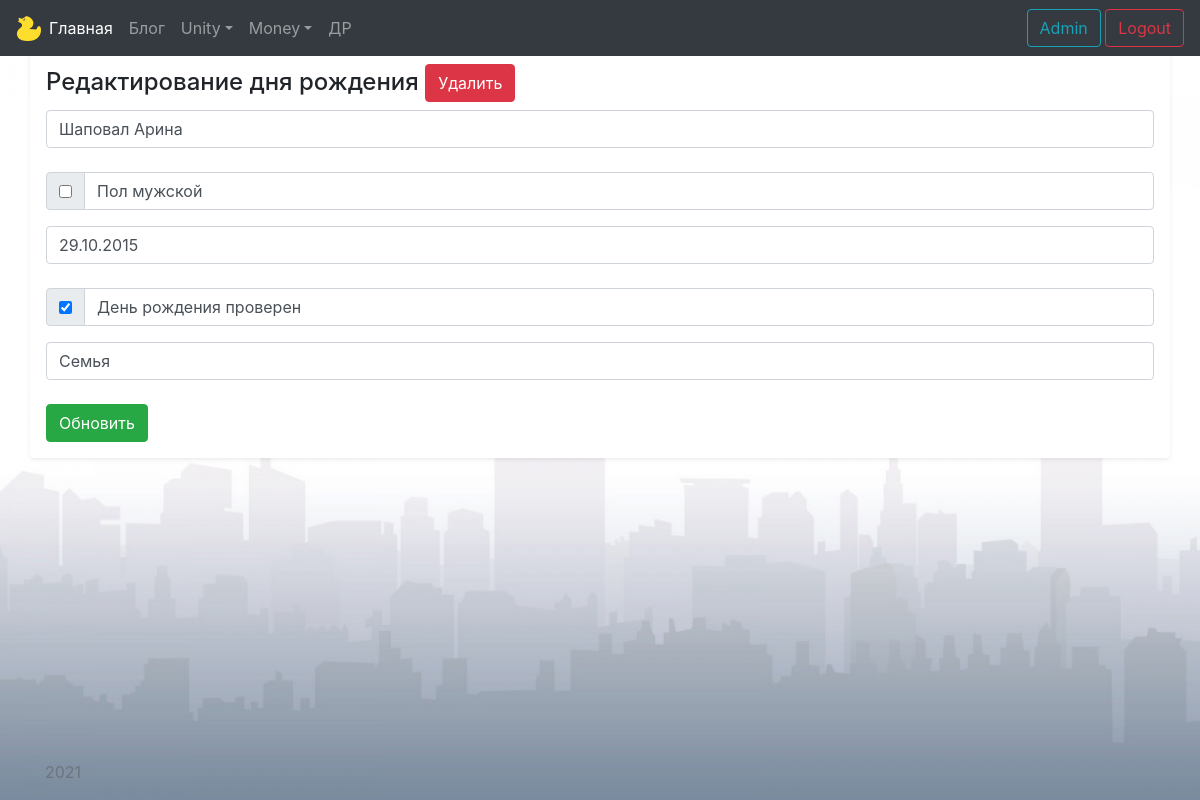
The app's page /birthdays/74/update (signed in) with its own data.
### models/birthday.py (models this page shows)
class Birthday(db.Model):
    id = db.Column(db.Integer, primary_key=True)
    name = db.Column(db.String(100), nullable=False)
    male = db.Column(db.Boolean, default=True)
    birth_day = db.Column(db.Integer)
    birth_month = db.Column(db.Integer)
    birth_year = db.Column(db.Integer)
    birthday_checked = db.Column(db.Boolean, default=False)
    comment = db.Column(db.Text)

### views/birthday.py (the view)
@app.route('/birthdays/<int:birthday_id>/update', methods=['POST', 'GET'])
@login_required
def birthday_update(birthday_id):
    birthday = Birthday.query.get(birthday_id)
    if request.method == 'POST':
        birthday.name = request.form['name']
        birthday.male = True if request.form.getlist('male') else False
        birthday_list = request.form['birthday'].split('.')
        birthday.birth_day = int(birthday_list[0])
        birthday.birth_month = int(birthday_list[1])
        birthday.birth_year = int(birthday_list[2])
        birthday.birthday_checked = True if request.form.getlist('birthday_checked') else False
        birthday.comment = request.form['comment']
        try:
            db.session.commit()
            return redirect('/birthdays/all')
        except:
            return "When birthday updating rise exception"
    else:
        return render_template('birthdays/birthday_update.html', birthday=birthday)

### templates/birthdays/birthday_update.html (shortened to what this page needs)
{% extends 'base.html' %}
{% block body %}
<div class="container pt-5 my-3 p-3 bg-white rounded shadow-sm">
    <h4>Редактирование дня рождения
    <a href="/birthdays/{{ birthday.id }}/del" class="btn btn-danger">Удалить</a></h4>
    <form method="post">
        <input type="text" id="name" name="name" class="form-control" value="{{ birthday.name }}"><br>
        <div class="input-group mb-3">
            <div class="input-group-prepend">
                <div class="input-group-text">
                    {% if birthday.male == 1 %}
                    <input type="checkbox" id="male" name="male" value="male" checked>
                    {% else %}
                    <input type="checkbox" id="male" name="male" value="male">
                    {% endif %}
                </div>
            </div>
            <label class="form-control">Пол мужской</label>
        </div>
        <input type="text" id="birthday" name="birthday" class="form-control"
               value="{{ birthday.birth_day }}.{{ birthday.birth_month }}.{{ birthday.birth_year }}"><br>
        <div class="input-group mb-3">
            <div class="input-group-prepend">
                <div class="input-group-text">
                    {% if birthday.birthday_checked == 1 %}
                    <input type="checkbox" id="birthday_checked" name="birthday_checked" value="birthday_checked" checked>
                    {% else %}
                    <input type="checkbox" id="birthday_checked" name="birthday_checked" value="birthday_checked">
                    {% endif %}
                </div>
            </div>
            <label class="form-control">День рождения проверен</label>
        </div>
        <input type="text" id="comment" name="comment" class="form-control" value="{{ birthday.comment }}"><br>
        <input type="submit" class="btn btn-success" value="Обновить"><br>
    </form>
</div>
{% endblock %}

### templates/base.html (style rules this page uses)
body { background-color: #E0E0E0; background-image: url('/static/bg.jpg'); background-repeat: no-repeat; background-attachment: fixed; background-size: cover; }

### records on screen
Birthday: name "Шаповал Арина", birthday "29.10.2015", comment "Семья"
